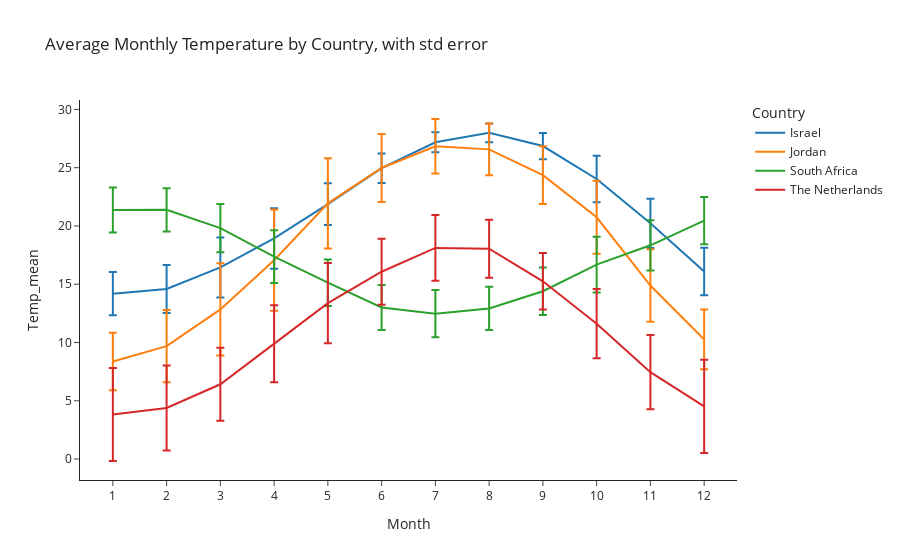

Notebook source saved alongside this figure:
### Code cell
import IMLearn.learners.regressors.linear_regression
from IMLearn.learners.regressors import PolynomialFitting
from IMLearn.utils import split_train_test

import numpy as np
import pandas as pd
import plotly.express as px
import plotly.io as pio
pio.templates.default = "simple_white"
import matplotlib.pyplot as plt


def load_data(filename: str) -> pd.DataFrame:
    """
    Load city daily temperature dataset and preprocess data.
    Parameters
    ----------
    filename: str
        Path to house prices dataset

    Returns
    -------
    Design matrix and response vector (Temp)
    """
#     df = pd.read_csv('C:/Users/יותם אלפסי/Documents/GitHub/IML.HUJI/datasets/City_Temperature.csv',parse_dates=['Date'])
    df = pd.read_csv(filename,parse_dates=['Date'])
    df = df.fillna(0)

    df = df.loc[df['Year'] <2023] ## not future
    df = df.loc[df['Month'] <= 12] ## valid date
    df = df.loc[df['Month'] >= 1] ## valid date
    df = df.loc[df['Day'] <= 31] ## valid day
    df = df.loc[df['Day'] >= 1] ## valid day
    df = df.loc[df['Temp'] <= 55] ## valid Temp
    df = df.loc[df['Temp'] >= -40] ## valid Temp

    df['DayOfYear'] = df['Date'].dt.dayofyear

    ## irrelevant col: City
    df = df.drop(['City'], axis=1)

    return df
#     raise NotImplementedError()


if __name__ == '__main__':
    np.random.seed(0)
    # Question 1 - Load and preprocessing of city temperature dataset
    X = load_data("C:/Users/יותם אלפסי/Documents/GitHub/IML.HUJI/datasets/City_Temperature.csv")
#     raise NotImplementedError()

    # Question 2 - Exploring data for specific country
    df = X
    df = df.loc[df['Country'] == "Israel"] ## israel
    fig, ax = plt.subplots()
    plt.scatter(df['DayOfYear'],df['Temp'],c=df['Year'])
    plt.title("Temp as a func of DayOfYear")
    plt.xlabel("Day of Year")
    plt.ylabel("Temp")
    plt.show()
    GroupByMonth = df.groupby(['Month'],as_index=False).agg({'Temp':'std'})
    ax = GroupByMonth.plot.bar(x='Month', y='Temp', rot=0,title="standard deviation by month",ylabel="Temp STD")
    plt.show()
#     raise NotImplementedError()

    # Question 3 - Exploring differences between countries
    GroupByCountryAndMonth = X.groupby(['Country','Month']).agg({'Temp':['mean','std']})
    GroupByCountryAndMonth.columns = ["_".join(x) for x in GroupByCountryAndMonth.columns.ravel()]
    px.line(GroupByCountryAndMonth.reset_index(),
        x="Month",
        y="Temp_mean",
        color="Country",
        error_y = "Temp_std",
        title = "Average Monthly Temperature by Country, with std error"
    ).update_layout(xaxis={"type": "category"}).show()
#     raise NotImplementedError()

    # Question 4 - Fitting model for different values of `k`
    df = X.loc[X['Country'] == "Israel"] ## israel
    Y = df['Temp'].squeeze()
    train_x, train_y, test_x, test_y = split_train_test(df.drop(['Temp'], axis=1),Y)

    loss_array = []
    k_val = []
    for k in range(10):
        k_val.append(k+1)
        PF = PolynomialFitting(k+1)
        PF.fit(train_x['DayOfYear'].squeeze().to_numpy(),train_y.to_numpy())
        loss_array.append(round(PF.loss(test_x['DayOfYear'].squeeze().to_numpy(),test_y.to_numpy()),2))

    k_val = np.array(k_val)
    loss_array = np.array(loss_array)
    df_q4 = pd.DataFrame({'k_val':k_val,'loss':loss_array})
    print(df_q4)
    ax = df_q4.plot.bar(x='k_val', y='loss', rot=0,title="MSE by k degree",ylabel="MSE")
    plt.show()
#     raise NotImplementedError()

    # Question 5 - Evaluating fitted model on different countries
    k = 3

    country_loss_array = []
    for country in X['Country'].unique():
        df_country = X.loc[X['Country'] == country]
        Y = df_country['Temp'].squeeze()
        train_x, train_y, test_x, test_y = split_train_test(df_country.drop(['Temp'], axis=1),Y)
        PF = PolynomialFitting(k)
        PF.fit(train_x['DayOfYear'].squeeze().to_numpy(),train_y.to_numpy())
        country_loss_array.append(round(PF.loss(test_x['DayOfYear'].squeeze().to_numpy(),test_y.to_numpy()),2))

    country_loss_array = np.array(country_loss_array)
    df_q5 = pd.DataFrame({'Country':X['Country'].unique(),f'loss_under_deg_{k}':country_loss_array})
    ax = df_q5.plot.bar(x='Country', y=f'loss_under_deg_{k}', rot=0,title=f"MSE by country on {k} degree poly fit",ylabel="MSE")
    plt.show()
#     raise NotImplementedError()

### Figure 1 — Plotly figure (JSON) as saved in the notebook; plotly's stock layout.template omitted (floating-point values rounded to 4 significant figures)
{"data": [{"error_y": {"array": [1.857, 2.052, 2.572, 2.592, 1.789, 1.263, 0.8551, 0.8045, 1.125, 2.005, 2.11, 2.036]}, "hovertemplate": "Country=Israel<br>Month=%{x}<br>Temp_mean=%{y}<extra></extra>", "legendgroup": "Israel", "line": {"color": "#1F77B4", "dash": "solid"}, "marker": {"symbol": "circle"}, "mode": "lines", "name": "Israel", "orientation": "v", "showlegend": true, "type": "scatter", "x": [1, 2, 3, 4, 5, 6, 7, 8, 9, 10, 11, 12], "xaxis": "x", "y": [14.19, 14.59, 16.44, 18.93, 21.87, 24.96, 27.18, 27.99, 26.86, 24.03, 20.23, 16.09], "yaxis": "y"}, {"error_y": {"array": [2.47, 3.096, 3.956, 4.344, 3.871, 2.916, 2.336, 2.23, 2.475, 3.126, 3.115, 2.564]}, "hovertemplate": "Country=Jordan<br>Month=%{x}<br>Temp_mean=%{y}<extra></extra>", "legendgroup": "Jordan", "line": {"color": "#FF7F0E", "dash": "solid"}, "marker": {"symbol": "circle"}, "mode": "lines", "name": "Jordan", "orientation": "v", "showlegend": true, "type": "scatter", "x": [1, 2, 3, 4, 5, 6, 7, 8, 9, 10, 11, 12], "xaxis": "x", "y": [8.375, 9.683, 12.84, 17.06, 21.94, 24.98, 26.84, 26.57, 24.36, 20.75, 14.89, 10.26], "yaxis": "y"}, {"error_y": {"array": [1.936, 1.858, 2.07, 2.266, 1.991, 1.931, 2.025, 1.851, 2.031, 2.393, 2.152, 2.028]}, "hovertemplate": "Country=South Africa<br>Month=%{x}<br>Temp_mean=%{y}<extra></extra>", "legendgroup": "South Africa", "line": {"color": "#2CA02C", "dash": "solid"}, "marker": {"symbol": "circle"}, "mode": "lines", "name": "South Africa", "orientation": "v", "showlegend": true, "type": "scatter", "x": [1, 2, 3, 4, 5, 6, 7, 8, 9, 10, 11, 12], "xaxis": "x", "y": [21.37, 21.39, 19.81, 17.36, 15.13, 13.0, 12.48, 12.93, 14.4, 16.69, 18.34, 20.46], "yaxis": "y"}, {"error_y": {"array": [3.989, 3.639, 3.128, 3.308, 3.441, 2.84, 2.816, 2.489, 2.424, 2.97, 3.185, 3.997]}, "hovertemplate": "Country=The Netherlands<br>Month=%{x}<br>Temp_mean=%{y}<extra></extra>", "legendgroup": "The Netherlands", "line": {"color": "#D62728", "dash": "solid"}, "marker": {"symbol": "circle"}, "mode": "lines", "name": "The Netherlands", "orientation": "v", "showlegend": true, "type": "scatter", "x": [1, 2, 3, 4, 5, 6, 7, 8, 9, 10, 11, 12], "xaxis": "x", "y": [3.82, 4.378, 6.415, 9.899, 13.38, 16.07, 18.12, 18.05, 15.25, 11.61, 7.454, 4.515], "yaxis": "y"}], "layout": {"legend": {"title": {"text": "Country"}, "tracegroupgap": 0}, "title": {"text": "Average Monthly Temperature by Country, with std error"}, "xaxis": {"anchor": "y", "domain": [0, 1], "title": {"text": "Month"}, "type": "category"}, "yaxis": {"anchor": "x", "domain": [0, 1], "title": {"text": "Temp_mean"}}}}
